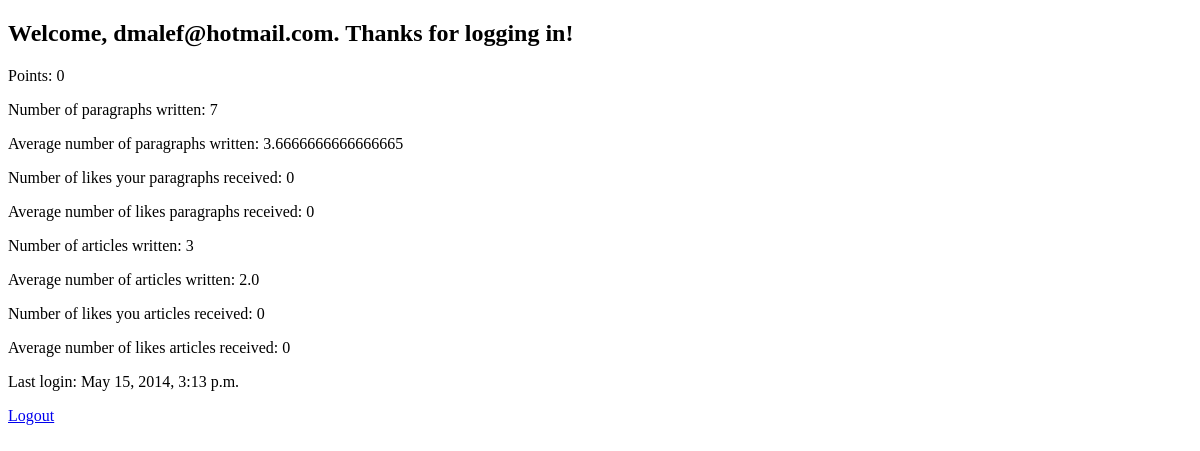
The app's page /account/ (signed in), older data.
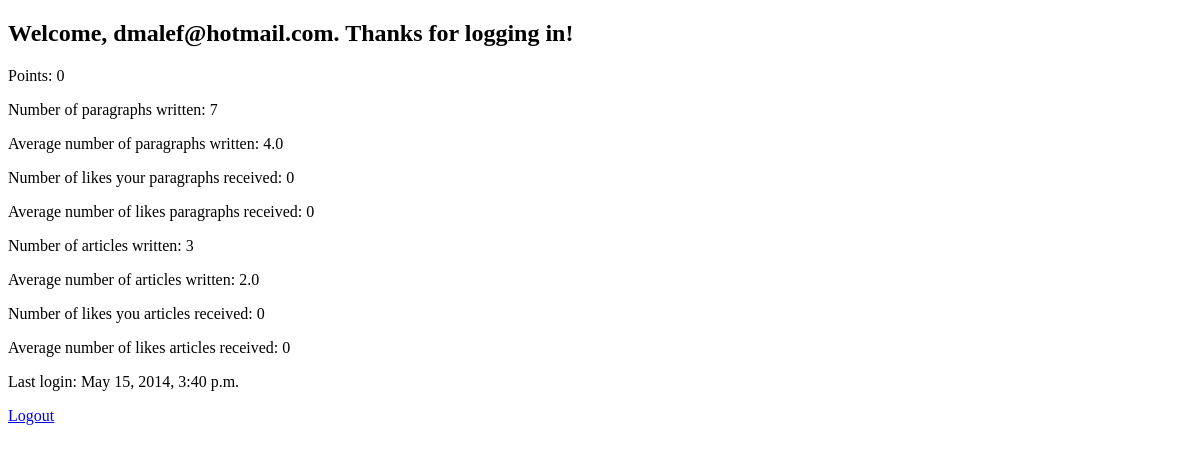
The same page, newer data.
### authentication/models.py (models this page shows)
class Contributor(AbstractBaseUser):
    email = models.CharField(max_length=100, primary_key=True)
    USERNAME_FIELD = 'email'
    points = models.IntegerField()
    objects = ContribManager()

### authentication/views.py (the view)
def profile(request):
    if request.user.is_authenticated():
        paragraphs = Paragraph.objects.filter(author=request.user.email)
        counterParagraphs = 0
        for p in paragraphs:
            counterParagraphs += 1
        paragraphLikes = Paragraph_Likes.objects.all()
        counterParagraphLikes = 0
        for l in paragraphLikes:
            for p in paragraphs:
                if l.paragraph == p:
                    counterParagraphLikes += 1
        articles = Article.objects.filter(author=request.user.email)
        counterArticles = 0
        for a in articles:
            counterArticles += 1
        articleLikes = Article_Likes.objects.all()
        counterArticleLikes = 0
        for l in articleLikes:
            for a in articles:
                if l.article == a:
                    counterArticleLikes += 1
        allParagraphs = Paragraph.objects.all()
        counterAllParagraphs = 0
        for a in allParagraphs:
            counterAllParagraphs += 1
        allUsers = Contributor.objects.all()
        counterAllUsers = 0
        for a in allUsers:
            counterAllUsers += 1
        averageParagraphs = 0
        if(counterAllParagraphs != 0 and counterAllUsers != 0):
            averageParagraphs = counterAllParagraphs / counterAllUsers
        averageParagraphLikes = 0
        if(counterParagraphLikes != 0 and counterAllParagraphs != 0):
            averageParagraphLikes = counterAllParagraphs / counterParagraphLikes
        allArticles = Article.objects.all()
        counterAllArticles = 0
        for a in allArticles:
            counterAllArticles += 1
        averageArticles = 0
        if(counterAllArticles != 0 and counterAllUsers != 0):
            averageArticles = counterAllArticles / counterAllUsers
        averageArticleLikes = 0
        if(counterArticleLikes != 0 and counterAllArticles != 0):
            averageArticleLikes = counterAllArticles / counterArticleLikes
        return render_to_response('authentication/profile.html', {'numberOfParagraphs': counterParagraphs, 'numberOfParagraphLikes': counterParagraphLikes,
                                                                  'numberOfArticles': counterArticles, 'numberOfArticleLikes': counterArticleLikes,
                                                                  'averageParagraphs': averageParagraphs, 'averageParagraphLikes': averageParagraphLikes,
                                                                  'averageArticles': averageArticles, 'averageArticleLikes': averageArticleLikes}, context_instance=RequestContext(request))
    else:
        return HttpResponseRedirect('/account/login/')

### authentication/templates/authentication/profile.html (shortened to what this page needs)
<!DOCTYPE html>
<html>
<head>
</head>
<body>
    <div id="content">
        <h2>Welcome, {{ user.email }}. Thanks for logging in!</h2>
        <p>Points: {{ user.points }}</p>
        <p>Number of paragraphs written: {{ numberOfParagraphs }}</p>
        <p>Average number of paragraphs written: {{ averageParagraphs }}</p>
        <p>Number of likes your paragraphs received: {{ numberOfParagraphLikes }}</p>
        <p>Average number of likes paragraphs received: {{ averageParagraphLikes }}</p>
        <p>Number of articles written: {{ numberOfArticles }}</p>
        <p>Average number of articles written: {{ averageArticles }}</p>
        <p>Number of likes you articles received: {{ numberOfArticleLikes }}</p>
        <p>Average number of likes articles received: {{ averageArticleLikes }}</p>
        <p>Last login: {{ user.last_login }}</p>
        <a href="{% url 'account:logout' %}">Logout</a>
    </div>
</body>
</html>

Row changes from the older to the newer data that the page shows:
changed Contributor "dmalef@hotmail.com": last_login "May 15, 2014, 3:13 p.m." → "May 15, 2014, 3:40 p.m."
Text that changed along with them:
{{ averageParagraphs }}: "3.6666666666666665" → "4.0"
